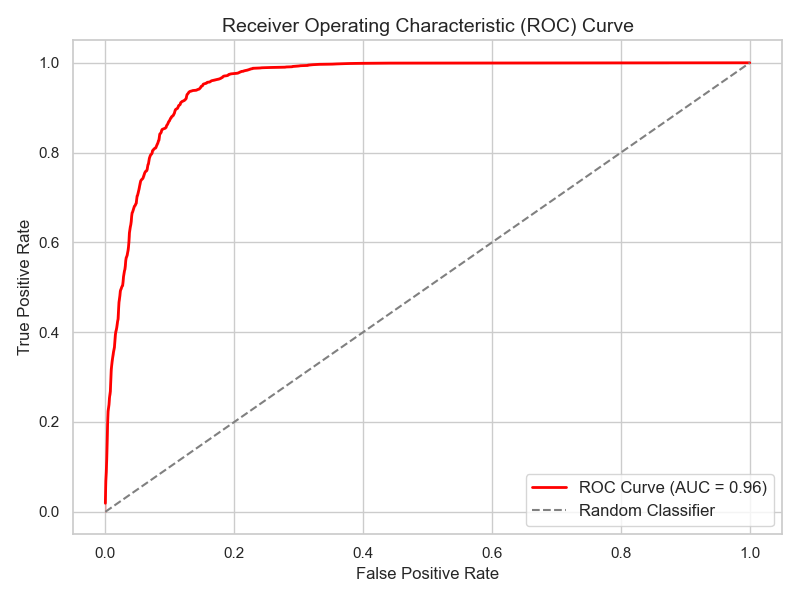
#> input picture Final/dataPic.png, 800 x 600 px, found by its file name
$ python visuals.py
#> lines starting #> are read from the running program, lines starting #| are printed output that depends on the picture
from PIL import Image

# List of the saved plot files
image_files = ['C:/Users/wasay/Desktop/DSC 540/Final/dataPic.png',
               'C:/Users/wasay/Desktop/DSC 540/Final/dataNoCurricularPic.png',
               'C:/Users/wasay/Desktop/DSC 540/Final/featureEngineeringPic.png']

# Open all images
images = [Image.open(img) for img in image_files]
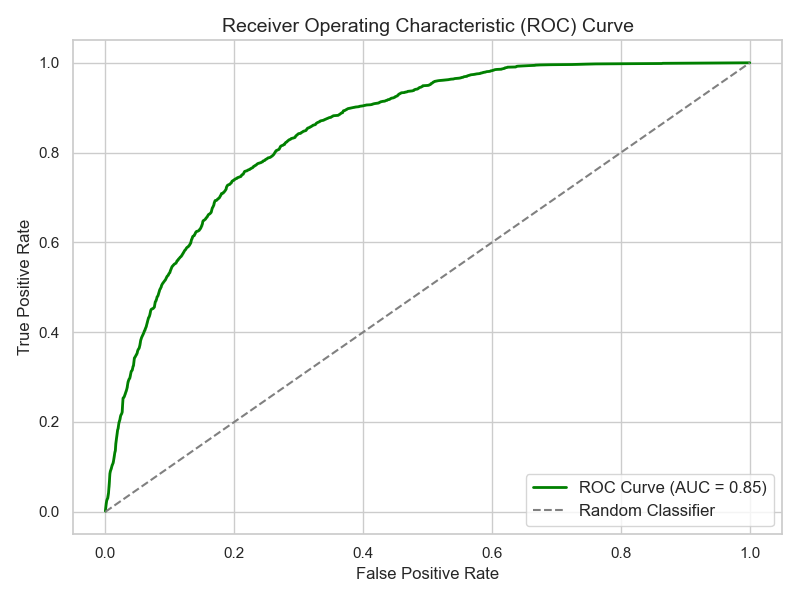
#> input picture Final/dataNoCurricularPic.png, 800 x 600 px, found by its file name
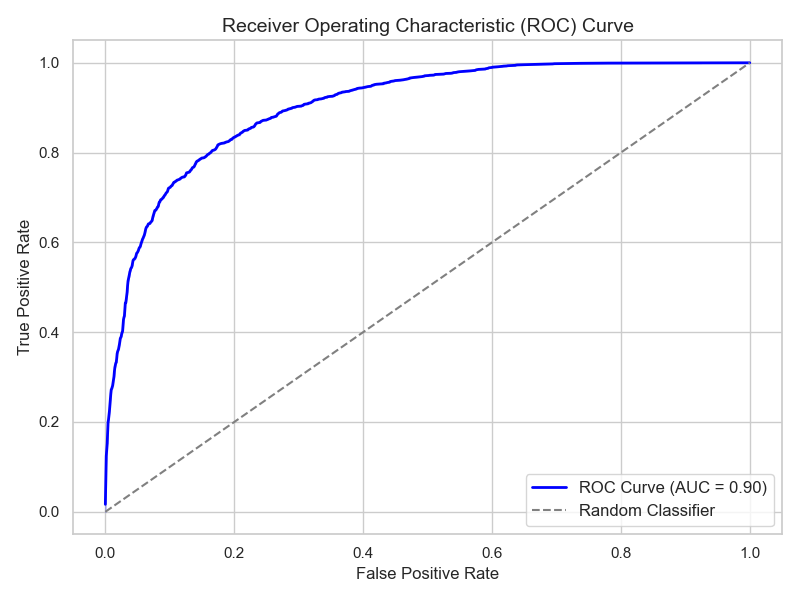
#> input picture Final/featureEngineeringPic.png, 800 x 600 px, found by its file name
#> images = 3 items

max_width = max(img.width for img in images)
#> max_width = 800
total_height = sum(img.height for img in images)
#> total_height = 1800

# Create a new blank image to stitch all the images together (vertically)
stitched_image = Image.new('RGB', (max_width, total_height))
#> stitched_image: PIL image 800x1800 RGB; every value is 0

# Paste each image into the new image, one on top of the other
y_offset = 0
for img in images:
    stitched_image.paste(img, (0, y_offset))  # Paste at the current y_offset
    y_offset += img.height  # Update y_offset for the next image
#> this loop made 3 passes
#> y_offset on passes 1 to 3: 600, 1200, 1800
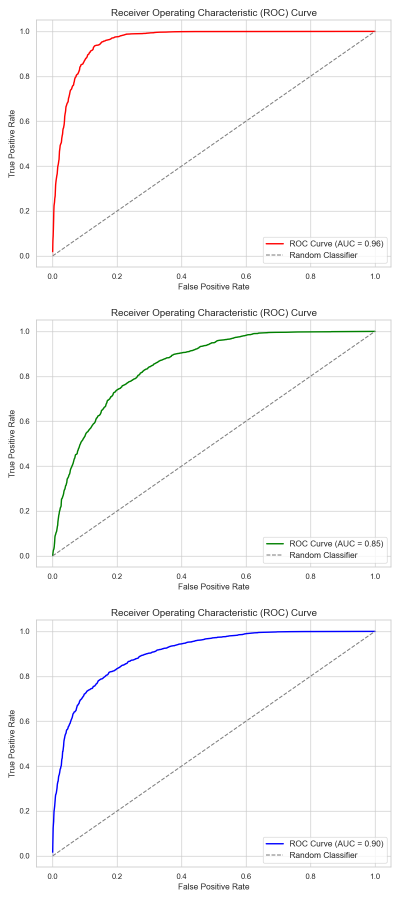
#> stitched_image: PIL image 800x1800 RGB (shown at 1/2 size); mean R, G, B 250.2, 249.9, 250.2
#> after the loop, y_offset = 1800

# Save the stitched image
stitched_image.save('stitched_roc_curve_vertical.png')

# Show the stitched image
stitched_image.show()
